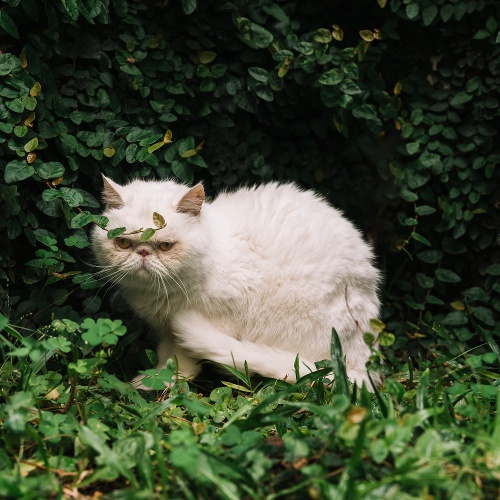
#> input picture image/Cat.jpg, 500 x 500 px
$ python basic.py
#> lines starting #> are read from the running program, lines starting #| are printed output that depends on the picture; after the words box and inside, x2 and y2 are one past the last pixel; in counts of white or black regions, pixels touching at a corner belong together
import cv2 as cv

img = cv.imread('image/Cat.jpg')
#> img is the input picture: shape (500, 500, 3); mean B, G, R 51.5, 72.9, 63.5

cv.imshow('Cat', img)

# Converting to grayscale
gray = cv.cvtColor(img, cv.COLOR_BGR2GRAY)
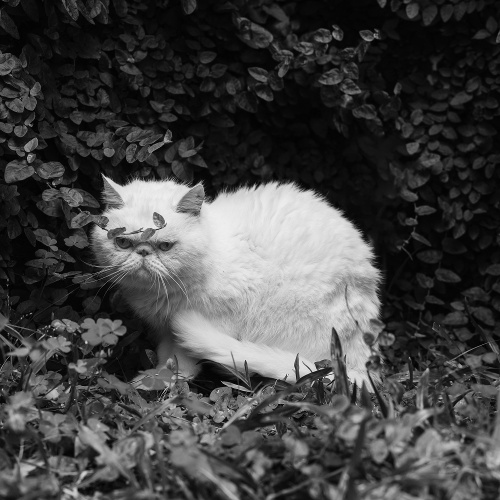
#> gray: shape (500, 500); min 0, max 244, mean 67.6
cv.imshow('Gray', gray)

# Blur
blur = cv.GaussianBlur(img, (5, 5), cv.BORDER_DEFAULT)
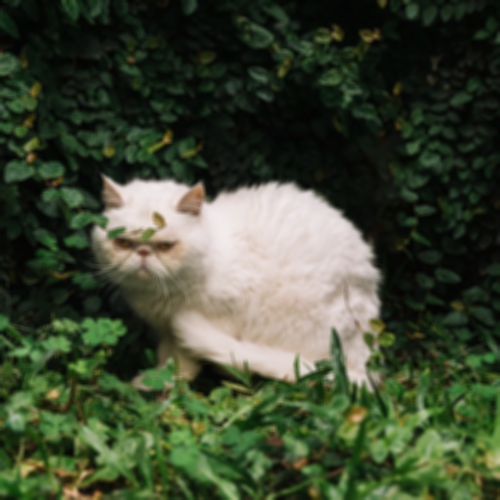
#> blur: shape (500, 500, 3); mean B, G, R 51.5, 72.9, 63.5
cv.imshow('Blur', blur)


# Edge Cascade
canny = cv.Canny(blur, 125, 175)
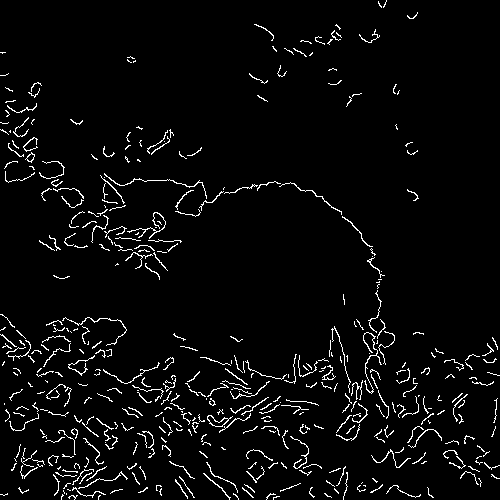
#> canny: shape (500, 500); 3.9% white in thin lines or dots
cv.imshow('Canny', canny)

# Dilating the image
dilated = cv.dilate(canny, (7, 7), iterations=3)
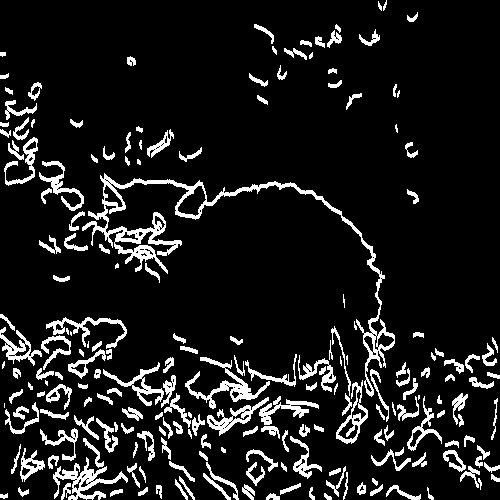
#> dilated: shape (500, 500); 10.8% white; 206 white regions (17 under 20 px), largest, box (x1, y1, x2, y2) and area: (82, 173, 395, 397) 4366, (53, 457, 128, 500) 997, (185, 357, 270, 409) 955
cv.imshow('Dilated', dilated)

# Eroding
eroded = cv.erode(dilated, (7, 7), iterations=3)
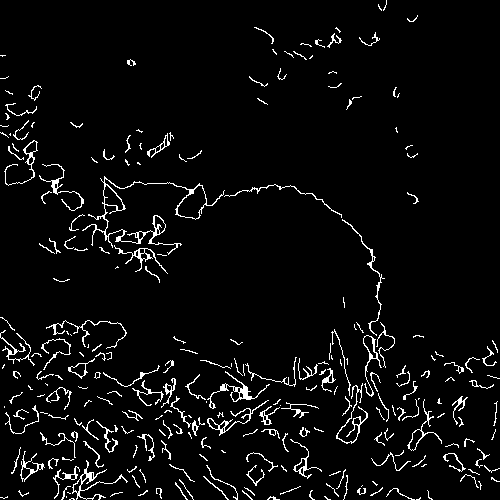
#> eroded: shape (500, 500); 4.5% white in thin lines or dots
cv.imshow('Eroded', eroded)

# Resize
resized = cv.resize(img, (500, 500), interpolation=cv.INTER_CUBIC)
cv.imshow('Resized', resized)

# Croping
cropped = img[50:200, 200:400]
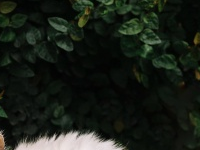
#> cropped: shape (150, 200, 3); mean B, G, R 22.3, 30.2, 24.3
cv.imshow('Cropped', cropped)

cv.waitKey(0)
